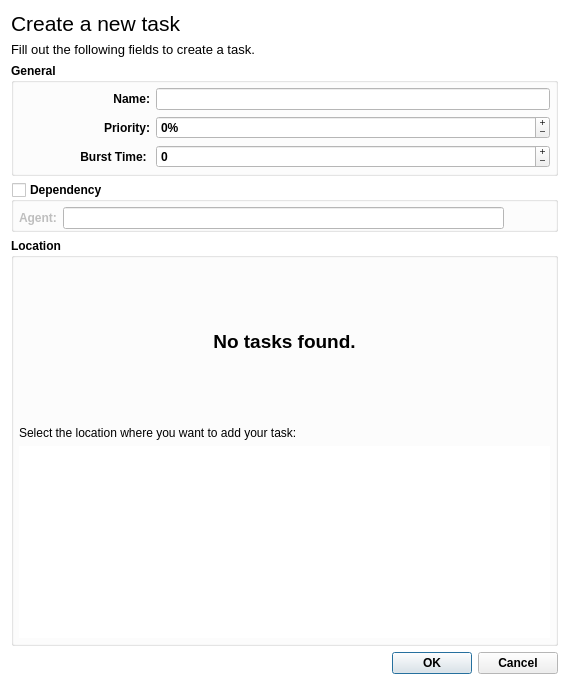
<?xml version="1.0" encoding="UTF-8"?>
<ui version="4.0">
 <class>TaskEdit</class>
 <widget class="QDialog" name="TaskEdit">
  <property name="geometry">
   <rect>
    <x>0</x>
    <y>0</y>
    <width>569</width>
    <height>685</height>
   </rect>
  </property>
  <property name="palette">
   <palette>
    <active>
     <colorrole role="Window">
      <brush brushstyle="SolidPattern">
       <color alpha="255">
        <red>255</red>
        <green>255</green>
        <blue>255</blue>
       </color>
      </brush>
     </colorrole>
    </active>
    <inactive>
     <colorrole role="Window">
      <brush brushstyle="SolidPattern">
       <color alpha="255">
        <red>255</red>
        <green>255</green>
        <blue>255</blue>
       </color>
      </brush>
     </colorrole>
    </inactive>
    <disabled>
     <colorrole role="Base">
      <brush brushstyle="SolidPattern">
       <color alpha="255">
        <red>255</red>
        <green>255</green>
        <blue>255</blue>
       </color>
      </brush>
     </colorrole>
     <colorrole role="Window">
      <brush brushstyle="SolidPattern">
       <color alpha="255">
        <red>255</red>
        <green>255</green>
        <blue>255</blue>
       </color>
      </brush>
     </colorrole>
    </disabled>
   </palette>
  </property>
  <property name="font">
   <font>
    <pointsize>9</pointsize>
   </font>
  </property>
  <property name="windowTitle">
   <string>Create a new process</string>
  </property>
  <property name="autoFillBackground">
   <bool>true</bool>
  </property>
  <layout class="QGridLayout" name="mainLayout">
   <item row="0" column="0" colspan="2">
    <layout class="QVBoxLayout" name="titleLayout">
     <item>
      <widget class="QLabel" name="title">
       <property name="font">
        <font>
         <pointsize>16</pointsize>
         <fontweight>Light</fontweight>
        </font>
       </property>
       <property name="text">
        <string>Create a new task</string>
       </property>
      </widget>
     </item>
     <item>
      <widget class="QLabel" name="description">
       <property name="font">
        <font>
         <pointsize>10</pointsize>
        </font>
       </property>
       <property name="text">
        <string>Fill out the following fields to create a task.</string>
       </property>
      </widget>
     </item>
    </layout>
   </item>
   <item row="1" column="0" colspan="2">
    <widget class="QGroupBox" name="generalGroup">
     <property name="font">
      <font>
       <pointsize>9</pointsize>
       <bold>true</bold>
      </font>
     </property>
     <property name="title">
      <string>General</string>
     </property>
     <property name="flat">
      <bool>true</bool>
     </property>
     <layout class="QGridLayout" name="generalLayout">
      <property name="leftMargin">
       <number>5</number>
      </property>
      <property name="topMargin">
       <number>5</number>
      </property>
      <property name="rightMargin">
       <number>5</number>
      </property>
      <property name="bottomMargin">
       <number>5</number>
      </property>
      <item row="1" column="0">
       <widget class="QLabel" name="priorityLabel">
        <property name="font">
         <font>
          <pointsize>9</pointsize>
          <bold>true</bold>
         </font>
        </property>
        <property name="text">
         <string>Priority:</string>
        </property>
        <property name="alignment">
         <set>Qt::AlignmentFlag::AlignRight|Qt::AlignmentFlag::AlignTrailing|Qt::AlignmentFlag::AlignVCenter</set>
        </property>
       </widget>
      </item>
      <item row="0" column="1" colspan="3">
       <widget class="QLineEdit" name="nameEdit">
        <property name="sizePolicy">
         <sizepolicy hsizetype="MinimumExpanding" vsizetype="Fixed">
          <horstretch>0</horstretch>
          <verstretch>0</verstretch>
         </sizepolicy>
        </property>
       </widget>
      </item>
      <item row="0" column="0">
       <widget class="QLabel" name="nameLabel">
        <property name="font">
         <font>
          <pointsize>9</pointsize>
          <bold>true</bold>
         </font>
        </property>
        <property name="text">
         <string>Name:</string>
        </property>
        <property name="alignment">
         <set>Qt::AlignmentFlag::AlignRight|Qt::AlignmentFlag::AlignTrailing|Qt::AlignmentFlag::AlignVCenter</set>
        </property>
       </widget>
      </item>
      <item row="2" column="0">
       <widget class="QLabel" name="burstLabel">
        <property name="font">
         <font>
          <pointsize>9</pointsize>
          <bold>true</bold>
         </font>
        </property>
        <property name="text">
         <string>Burst Time: </string>
        </property>
        <property name="alignment">
         <set>Qt::AlignmentFlag::AlignRight|Qt::AlignmentFlag::AlignTrailing|Qt::AlignmentFlag::AlignVCenter</set>
        </property>
       </widget>
      </item>
      <item row="1" column="1" colspan="3">
       <widget class="QSpinBox" name="priorityEdit">
        <property name="sizePolicy">
         <sizepolicy hsizetype="MinimumExpanding" vsizetype="Fixed">
          <horstretch>0</horstretch>
          <verstretch>0</verstretch>
         </sizepolicy>
        </property>
        <property name="wrapping">
         <bool>true</bool>
        </property>
        <property name="buttonSymbols">
         <enum>QAbstractSpinBox::ButtonSymbols::PlusMinus</enum>
        </property>
        <property name="accelerated">
         <bool>true</bool>
        </property>
        <property name="correctionMode">
         <enum>QAbstractSpinBox::CorrectionMode::CorrectToNearestValue</enum>
        </property>
        <property name="showGroupSeparator" stdset="0">
         <bool>false</bool>
        </property>
        <property name="suffix">
         <string>%</string>
        </property>
        <property name="maximum">
         <number>100</number>
        </property>
        <property name="singleStep">
         <number>1</number>
        </property>
        <property name="displayIntegerBase">
         <number>10</number>
        </property>
       </widget>
      </item>
      <item row="2" column="1" colspan="3">
       <widget class="QSpinBox" name="burstEdit">
        <property name="sizePolicy">
         <sizepolicy hsizetype="MinimumExpanding" vsizetype="Fixed">
          <horstretch>0</horstretch>
          <verstretch>0</verstretch>
         </sizepolicy>
        </property>
        <property name="wrapping">
         <bool>true</bool>
        </property>
        <property name="frame">
         <bool>true</bool>
        </property>
        <property name="buttonSymbols">
         <enum>QAbstractSpinBox::ButtonSymbols::PlusMinus</enum>
        </property>
        <property name="accelerated">
         <bool>false</bool>
        </property>
        <property name="maximum">
         <number>1000</number>
        </property>
       </widget>
      </item>
     </layout>
    </widget>
   </item>
   <item row="6" column="1">
    <widget class="QDialogButtonBox" name="controlButton">
     <property name="font">
      <font>
       <pointsize>9</pointsize>
       <bold>true</bold>
      </font>
     </property>
     <property name="orientation">
      <enum>Qt::Orientation::Horizontal</enum>
     </property>
     <property name="standardButtons">
      <set>QDialogButtonBox::StandardButton::Cancel|QDialogButtonBox::StandardButton::Ok</set>
     </property>
    </widget>
   </item>
   <item row="3" column="0" colspan="2">
    <widget class="QGroupBox" name="locationGroup">
     <property name="font">
      <font>
       <pointsize>9</pointsize>
       <bold>true</bold>
      </font>
     </property>
     <property name="title">
      <string>Location</string>
     </property>
     <property name="flat">
      <bool>true</bool>
     </property>
     <layout class="QVBoxLayout" name="locationLayout">
      <property name="leftMargin">
       <number>5</number>
      </property>
      <property name="topMargin">
       <number>5</number>
      </property>
      <property name="rightMargin">
       <number>5</number>
      </property>
      <property name="bottomMargin">
       <number>5</number>
      </property>
      <item>
       <widget class="QLabel" name="emptyLabel">
        <property name="sizePolicy">
         <sizepolicy hsizetype="MinimumExpanding" vsizetype="MinimumExpanding">
          <horstretch>0</horstretch>
          <verstretch>0</verstretch>
         </sizepolicy>
        </property>
        <property name="font">
         <font>
          <pointsize>14</pointsize>
          <fontweight>Light</fontweight>
         </font>
        </property>
        <property name="text">
         <string>No tasks found.</string>
        </property>
        <property name="alignment">
         <set>Qt::AlignmentFlag::AlignCenter</set>
        </property>
       </widget>
      </item>
      <item>
       <widget class="QLabel" name="locationDescriptionLabel">
        <property name="font">
         <font>
          <pointsize>9</pointsize>
          <bold>false</bold>
         </font>
        </property>
        <property name="text">
         <string>Select the location where you want to add your task:</string>
        </property>
       </widget>
      </item>
      <item>
       <widget class="QTreeView" name="locationView">
        <property name="sizePolicy">
         <sizepolicy hsizetype="MinimumExpanding" vsizetype="Expanding">
          <horstretch>0</horstretch>
          <verstretch>0</verstretch>
         </sizepolicy>
        </property>
        <property name="frameShape">
         <enum>QFrame::Shape::NoFrame</enum>
        </property>
        <property name="frameShadow">
         <enum>QFrame::Shadow::Plain</enum>
        </property>
       </widget>
      </item>
     </layout>
    </widget>
   </item>
   <item row="2" column="0" colspan="2">
    <widget class="QGroupBox" name="agentGroup">
     <property name="font">
      <font>
       <pointsize>9</pointsize>
       <bold>true</bold>
      </font>
     </property>
     <property name="title">
      <string>Dependency</string>
     </property>
     <property name="flat">
      <bool>true</bool>
     </property>
     <property name="checkable">
      <bool>true</bool>
     </property>
     <property name="checked">
      <bool>false</bool>
     </property>
     <layout class="QGridLayout" name="fileLayout">
      <property name="leftMargin">
       <number>5</number>
      </property>
      <property name="topMargin">
       <number>5</number>
      </property>
      <property name="rightMargin">
       <number>5</number>
      </property>
      <property name="bottomMargin">
       <number>0</number>
      </property>
      <item row="1" column="2">
       <widget class="QPushButton" name="agentBrowseButton">
        <property name="font">
         <font>
          <pointsize>9</pointsize>
          <bold>true</bold>
         </font>
        </property>
        <property name="text">
         <string/>
        </property>
        <property name="flat">
         <bool>true</bool>
        </property>
       </widget>
      </item>
      <item row="1" column="1">
       <widget class="QLineEdit" name="agentEdit">
        <property name="sizePolicy">
         <sizepolicy hsizetype="MinimumExpanding" vsizetype="Fixed">
          <horstretch>0</horstretch>
          <verstretch>0</verstretch>
         </sizepolicy>
        </property>
        <property name="font">
         <font>
          <pointsize>9</pointsize>
          <bold>true</bold>
         </font>
        </property>
        <property name="readOnly">
         <bool>true</bool>
        </property>
       </widget>
      </item>
      <item row="1" column="0">
       <widget class="QLabel" name="agentLabel">
        <property name="font">
         <font>
          <pointsize>9</pointsize>
          <bold>true</bold>
         </font>
        </property>
        <property name="text">
         <string>Agent:</string>
        </property>
       </widget>
      </item>
     </layout>
    </widget>
   </item>
  </layout>
 </widget>
 <resources/>
 <connections>
  <connection>
   <sender>controlButton</sender>
   <signal>accepted()</signal>
   <receiver>TaskEdit</receiver>
   <slot>accept()</slot>
   <hints>
    <hint type="sourcelabel">
     <x>248</x>
     <y>254</y>
    </hint>
    <hint type="destinationlabel">
     <x>157</x>
     <y>274</y>
    </hint>
   </hints>
  </connection>
  <connection>
   <sender>controlButton</sender>
   <signal>rejected()</signal>
   <receiver>TaskEdit</receiver>
   <slot>reject()</slot>
   <hints>
    <hint type="sourcelabel">
     <x>316</x>
     <y>260</y>
    </hint>
    <hint type="destinationlabel">
     <x>286</x>
     <y>274</y>
    </hint>
   </hints>
  </connection>
 </connections>
</ui>
